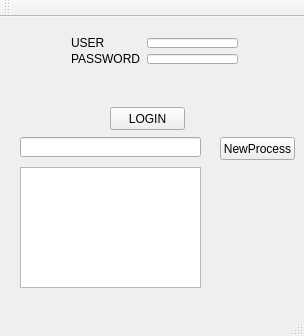
<?xml version="1.0" encoding="UTF-8"?>
<ui version="4.0">
 <class>process3Class</class>
 <widget class="QMainWindow" name="process3Class">
  <property name="geometry">
   <rect>
    <x>0</x>
    <y>0</y>
    <width>304</width>
    <height>336</height>
   </rect>
  </property>
  <property name="windowTitle">
   <string>process3</string>
  </property>
  <widget class="QWidget" name="centralWidget">
   <widget class="QPushButton" name="buttonLogin">
    <property name="geometry">
     <rect>
      <x>110</x>
      <y>90</y>
      <width>75</width>
      <height>23</height>
     </rect>
    </property>
    <property name="text">
     <string>LOGIN</string>
    </property>
   </widget>
   <widget class="QWidget" name="layoutWidget">
    <property name="geometry">
     <rect>
      <x>60</x>
      <y>10</y>
      <width>189</width>
      <height>48</height>
     </rect>
    </property>
    <layout class="QGridLayout" name="gridLayout">
     <item row="0" column="0">
      <widget class="QLabel" name="labelUser">
       <property name="text">
        <string>USER</string>
       </property>
      </widget>
     </item>
     <item row="1" column="0" colspan="2">
      <widget class="QLabel" name="labelPassword">
       <property name="text">
        <string>PASSWORD</string>
       </property>
      </widget>
     </item>
     <item row="1" column="2">
      <widget class="QLineEdit" name="lineEdit_Password"/>
     </item>
     <item row="0" column="2">
      <widget class="QLineEdit" name="lineEdit_User"/>
     </item>
    </layout>
   </widget>
   <widget class="QPushButton" name="buttonProcess">
    <property name="geometry">
     <rect>
      <x>220</x>
      <y>120</y>
      <width>75</width>
      <height>23</height>
     </rect>
    </property>
    <property name="text">
     <string>NewProcess</string>
    </property>
   </widget>
   <widget class="QTextEdit" name="textEdit_Cmd">
    <property name="geometry">
     <rect>
      <x>20</x>
      <y>150</y>
      <width>181</width>
      <height>121</height>
     </rect>
    </property>
   </widget>
   <widget class="QLineEdit" name="lineEdit_Cmd">
    <property name="geometry">
     <rect>
      <x>20</x>
      <y>120</y>
      <width>181</width>
      <height>20</height>
     </rect>
    </property>
   </widget>
  </widget>
  <widget class="QMenuBar" name="menuBar">
   <property name="geometry">
    <rect>
     <x>0</x>
     <y>0</y>
     <width>304</width>
     <height>23</height>
    </rect>
   </property>
  </widget>
  <widget class="QToolBar" name="mainToolBar">
   <attribute name="toolBarArea">
    <enum>TopToolBarArea</enum>
   </attribute>
   <attribute name="toolBarBreak">
    <bool>false</bool>
   </attribute>
  </widget>
  <widget class="QStatusBar" name="statusBar"/>
 </widget>
 <layoutdefault spacing="6" margin="11"/>
 <resources>
  <include location="process3.qrc"/>
 </resources>
 <connections/>
</ui>
